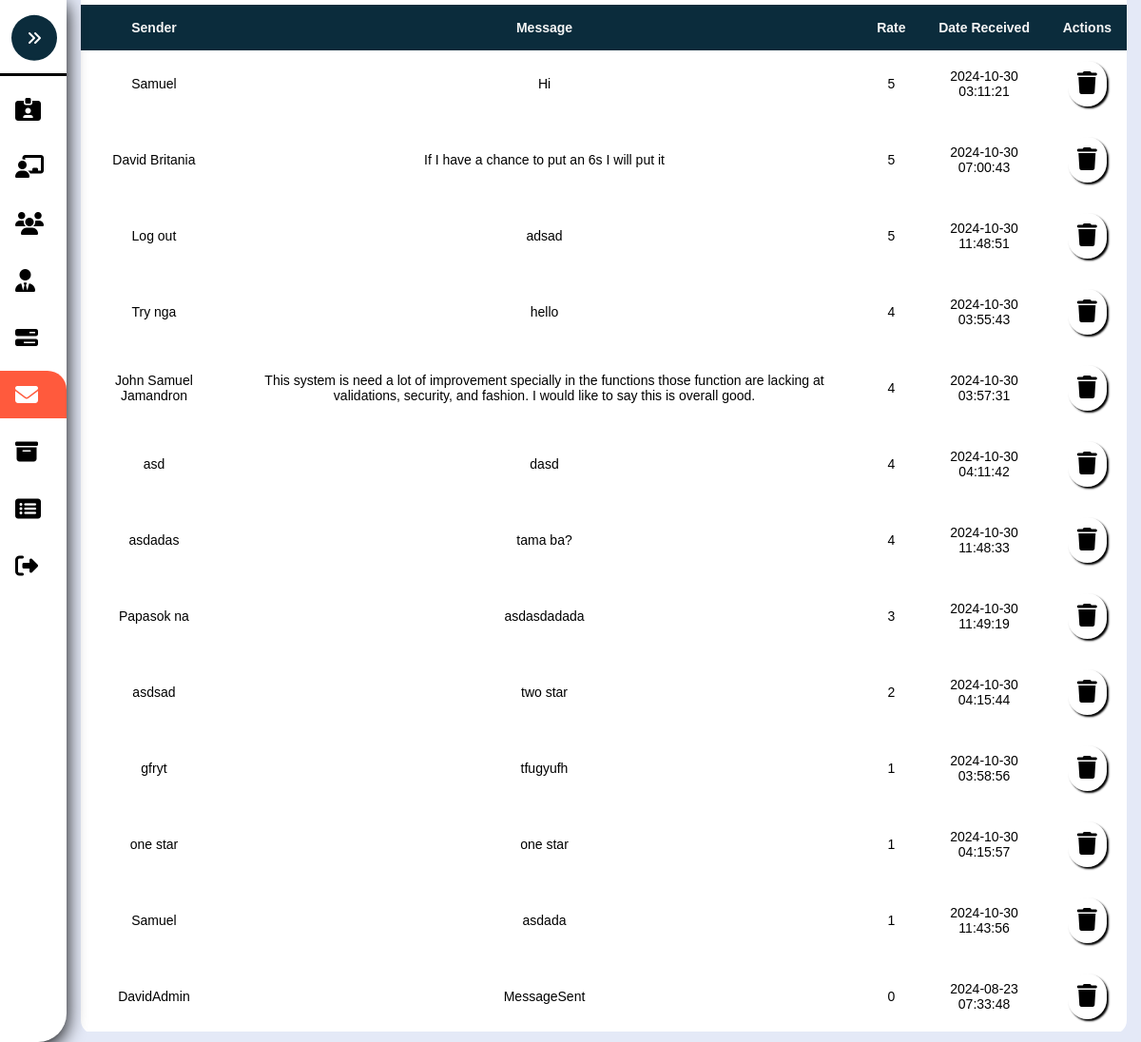
/Admin-Message.php, run on an earlier commit of the app's database.
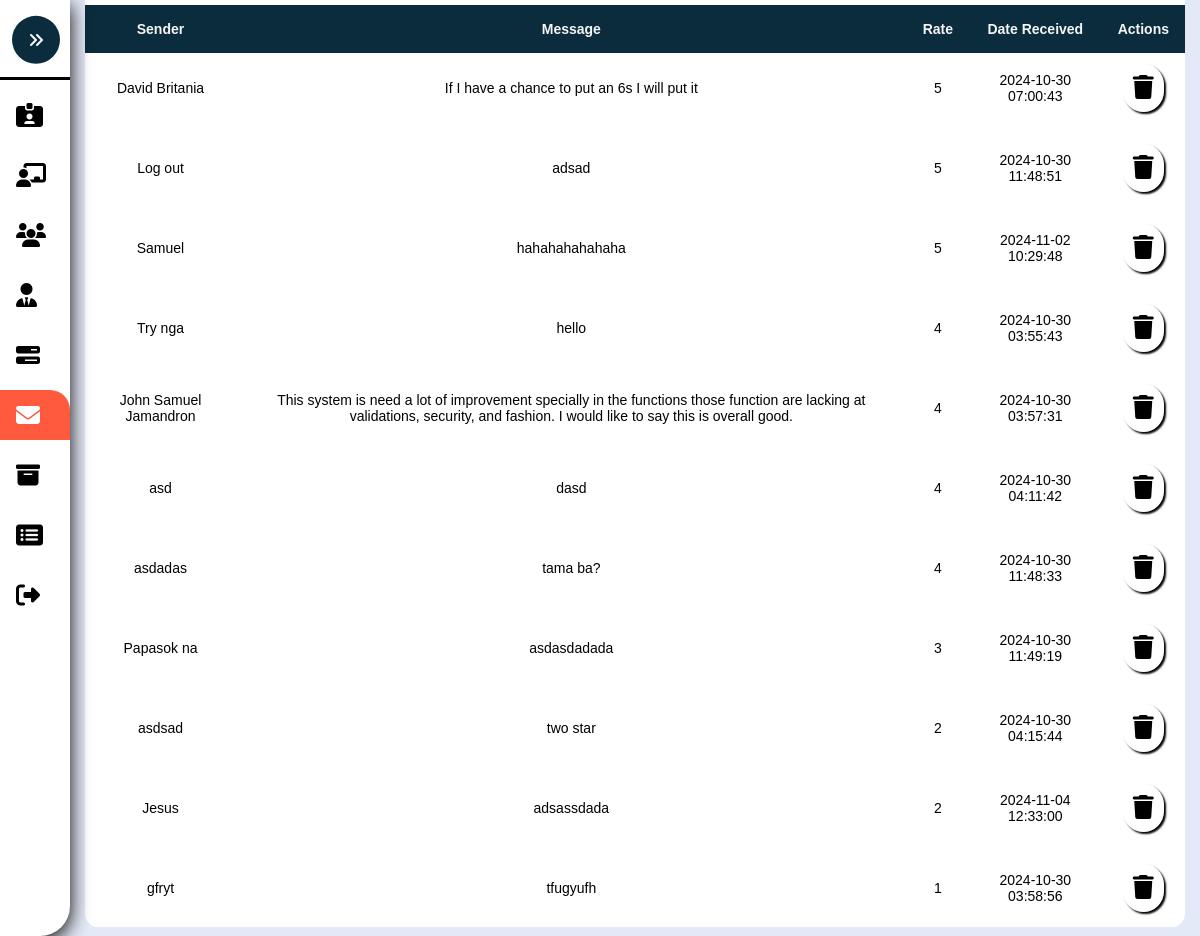
And on a later commit of the database.
### tables this page shows
CREATE TABLE `message` (
  `MessageID` int(8) NOT NULL,
  `Sender` varchar(255) NOT NULL,
  `Rate` int(7) NOT NULL,
  `Message` varchar(255) NOT NULL,
  `Date` timestamp NOT NULL DEFAULT current_timestamp(),
  `PendingID` int(8) NOT NULL
);

### Admin-Message.php (the view, shortened to what this page needs)
<?php
	include './Assets/Php/Connection.php';
?>
<!DOCTYPE html>
<html>
<head>
	<link rel="stylesheet" type="text/css" href="./Assets/Css/Admin.css?v=<?php echo time(); ?>">
</head>
<body>
	<nav class="sidebar close" id="sidebar">
		<header>
			<figure class="image-container">
			</figure>
			<button class="toggle">
				<i class="fa-solid fa-angles-right"></i>
			</button>
		</header>
		<div class="menu-bar">
			<div class="menu">
				<ul class="menu-links">
					<li class="nav-link">
						<a href="./Admin-Account.php" >
							<i class="fa-solid fa-id-card-clip"></i>
						</a>
					</li>
					<li class="nav-link">
						<a href="./Admin-Pending.php">
							<i class="fa-solid fa-chalkboard-user"></i>
						</a>
					</li>
					<li class="nav-link">
						<a href="./Admin-Users.php" class="dashboard-list-item " >
							<i class="fa-solid fa-users"></i>
						</a>
					</li>
					<li class="nav-link">
						<a href="./Admin-Management.php" class="dashboard-list-item ">
							<i class="fa-solid fa-user-tie"></i>
						</a>
					</li>
					<li class="nav-link">
						<a href="./Admin-Properties.php" class="dashboard-list-item ">
							<i class="fa-solid fa-bars-progress"></i>
						</a>
					</li>
					<li class="nav-link">
						<a href="Admin-Message.php" class="dashboard-list-item active">
							<i class="fa-solid fa-envelope"></i>
						</a>
					</li>
					<li class="nav-link">
						<a href="./Admin-Archieve.php" class="dashboard-list-item">
							<i class="fa-solid fa-box-archive"></i>
						</a>
					</li>
					<li class="nav-link">
						<a href="Admin-SoldProperties.php" class="dashboard-list-item">
							<i class="fa-solid fa-rectangle-list"></i>
						</a>
					</li>
					<li class="nav-link">
						<a href="./Assets/Php/Logout.php" class="dashboard-list-item">
							<i class="fa-solid fa-right-from-bracket"></i>
						</a>
					</li>
				</ul>
			</div>
		</div>
	</nav>
	<main class="main">
		<section class="Table-section" id="Table-Section">
			<div class="container">
				<table class="table" id="table">
					<tr>
						<th>Sender</th>
						<th>Message</th>
						<th>Rate</th>
						<th>Date Received</th>
						<th class="action-center">Actions</th>
					</tr>
					<?php
						$sql = "SELECT * FROM message ORDER BY Rate DESC";
						$rs = mysqli_query($conn, $sql);
						if($rs){
							while ($row = mysqli_fetch_assoc($rs)) {
								$MessageID = $row['MessageID'];
								$Sender = $row['Sender'];
								$Rate = $row['Rate'];
								$Date = $row['Date'];
								$Message = $row['Message'];
								echo "
								<tr>
									<td>".$Sender."</td>
									<td>".$Message."</td>
									<td>".$Rate."</td>
									<td>".$Date."</td>
									<td class='td-action'>
										<a href='./Assets/Php/Admin.php?DeleteID=".$MessageID."' onclick='return DeleteConfirmation()' class='custom-tooltip' data-title='Delete'>
											<i class='fa-solid fa-trash' ></i>
										</a>
									</td>
								</tr>
								";
							}
						}
					?>
				</table>
			</div>
		</section>
	</main>
</body>
</html>

What changed in the data, as far as the page shows it:
removed message: Sender "Samuel", Message "Hi", Rate "5", Date "2024-10-30 03:11:21"
removed message: Sender "one star", Message "one star", Rate "1", Date "2024-10-30 04:15:57"
removed message: Sender "Samuel", Message "asdada", Rate "1", Date "2024-10-30 11:43:56"
removed message: Sender "DavidAdmin", Message "MessageSent", Rate "0", Date "2024-08-23 07:33:48"
added message: Sender "Samuel", Message "hahahahahahaha", Rate "5", Date "2024-11-02 10:29:48"
added message: Sender "Jesus", Message "adsassdada", Rate "2", Date "2024-11-04 12:33:00"
